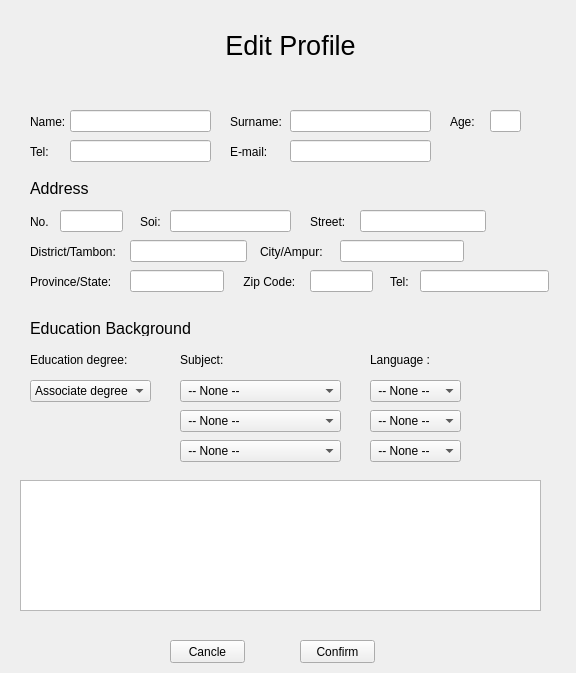
<?xml version="1.0" encoding="UTF-8"?>
<ui version="4.0">
 <class>Form</class>
 <widget class="QWidget" name="Form">
  <property name="geometry">
   <rect>
    <x>0</x>
    <y>0</y>
    <width>576</width>
    <height>673</height>
   </rect>
  </property>
  <property name="windowTitle">
   <string>Form</string>
  </property>
  <property name="styleSheet">
   <string notr="true">QWidget{
	background-image: url(:/bg/grey.png);
	color: white
}

QComboBox{	
	background-color: rgb(65, 65, 65);
}url(:/bg/grey.png)</string>
  </property>
  <widget class="QLabel" name="label">
   <property name="geometry">
    <rect>
     <x>180</x>
     <y>10</y>
     <width>221</width>
     <height>71</height>
    </rect>
   </property>
   <property name="font">
    <font>
     <pointsize>20</pointsize>
    </font>
   </property>
   <property name="text">
    <string>Edit Profile</string>
   </property>
   <property name="alignment">
    <set>Qt::AlignCenter</set>
   </property>
  </widget>
  <widget class="QLabel" name="label_9">
   <property name="geometry">
    <rect>
     <x>30</x>
     <y>180</y>
     <width>101</width>
     <height>16</height>
    </rect>
   </property>
   <property name="font">
    <font>
     <pointsize>12</pointsize>
    </font>
   </property>
   <property name="text">
    <string>Address</string>
   </property>
  </widget>
  <widget class="QLabel" name="label_17">
   <property name="geometry">
    <rect>
     <x>30</x>
     <y>320</y>
     <width>161</width>
     <height>16</height>
    </rect>
   </property>
   <property name="font">
    <font>
     <pointsize>12</pointsize>
    </font>
   </property>
   <property name="text">
    <string>Education Background</string>
   </property>
  </widget>
  <widget class="QLabel" name="label_18">
   <property name="geometry">
    <rect>
     <x>30</x>
     <y>350</y>
     <width>101</width>
     <height>20</height>
    </rect>
   </property>
   <property name="text">
    <string>Education degree:</string>
   </property>
  </widget>
  <widget class="QComboBox" name="comboBox_degree">
   <property name="geometry">
    <rect>
     <x>30</x>
     <y>380</y>
     <width>121</width>
     <height>22</height>
    </rect>
   </property>
   <item>
    <property name="text">
     <string>Associate degree </string>
    </property>
   </item>
   <item>
    <property name="text">
     <string>Bachelor's degree </string>
    </property>
   </item>
   <item>
    <property name="text">
     <string>Master's degree</string>
    </property>
   </item>
   <item>
    <property name="text">
     <string>Doctoral degree</string>
    </property>
   </item>
  </widget>
  <widget class="QLabel" name="label_19">
   <property name="geometry">
    <rect>
     <x>180</x>
     <y>350</y>
     <width>101</width>
     <height>20</height>
    </rect>
   </property>
   <property name="text">
    <string>Subject:</string>
   </property>
  </widget>
  <widget class="QListWidget" name="listWidget_ED_background">
   <property name="geometry">
    <rect>
     <x>20</x>
     <y>480</y>
     <width>521</width>
     <height>131</height>
    </rect>
   </property>
  </widget>
  <widget class="QPushButton" name="pushButton_cancle_profile">
   <property name="geometry">
    <rect>
     <x>170</x>
     <y>640</y>
     <width>75</width>
     <height>23</height>
    </rect>
   </property>
   <property name="text">
    <string>Cancle</string>
   </property>
  </widget>
  <widget class="QPushButton" name="pushButton_confirm_profile">
   <property name="geometry">
    <rect>
     <x>300</x>
     <y>640</y>
     <width>75</width>
     <height>23</height>
    </rect>
   </property>
   <property name="text">
    <string>Confirm</string>
   </property>
  </widget>
  <widget class="QComboBox" name="comboBox_subject">
   <property name="geometry">
    <rect>
     <x>180</x>
     <y>380</y>
     <width>161</width>
     <height>22</height>
    </rect>
   </property>
   <item>
    <property name="text">
     <string> -- None --</string>
    </property>
   </item>
   <item>
    <property name="text">
     <string>Accounting</string>
    </property>
   </item>
   <item>
    <property name="text">
     <string>Computer Science</string>
    </property>
   </item>
   <item>
    <property name="text">
     <string>Engineering</string>
    </property>
   </item>
   <item>
    <property name="text">
     <string>Business Administration</string>
    </property>
   </item>
   <item>
    <property name="text">
     <string>Sociology/Social Work</string>
    </property>
   </item>
   <item>
    <property name="text">
     <string>Mathematics/Statistics</string>
    </property>
   </item>
   <item>
    <property name="text">
     <string>Psychology</string>
    </property>
   </item>
   <item>
    <property name="text">
     <string>History/Political Science</string>
    </property>
   </item>
   <item>
    <property name="text">
     <string>Healthcare</string>
    </property>
   </item>
   <item>
    <property name="text">
     <string>Education</string>
    </property>
   </item>
   <item>
    <property name="text">
     <string>Environmental Science</string>
    </property>
   </item>
   <item>
    <property name="text">
     <string>Visual &amp; Performing Arts</string>
    </property>
   </item>
  </widget>
  <widget class="QLabel" name="label_5">
   <property name="geometry">
    <rect>
     <x>30</x>
     <y>140</y>
     <width>21</width>
     <height>24</height>
    </rect>
   </property>
   <property name="text">
    <string>Tel:</string>
   </property>
  </widget>
  <widget class="QLineEdit" name="lineEdit_userTel">
   <property name="geometry">
    <rect>
     <x>70</x>
     <y>140</y>
     <width>141</width>
     <height>22</height>
    </rect>
   </property>
  </widget>
  <widget class="QLabel" name="label_2">
   <property name="geometry">
    <rect>
     <x>30</x>
     <y>110</y>
     <width>38</width>
     <height>24</height>
    </rect>
   </property>
   <property name="text">
    <string>Name:</string>
   </property>
  </widget>
  <widget class="QLineEdit" name="lineEdit_name">
   <property name="geometry">
    <rect>
     <x>70</x>
     <y>110</y>
     <width>141</width>
     <height>22</height>
    </rect>
   </property>
  </widget>
  <widget class="QLabel" name="label_6">
   <property name="geometry">
    <rect>
     <x>230</x>
     <y>140</y>
     <width>41</width>
     <height>24</height>
    </rect>
   </property>
   <property name="text">
    <string>E-mail:</string>
   </property>
  </widget>
  <widget class="QLabel" name="label_3">
   <property name="geometry">
    <rect>
     <x>230</x>
     <y>110</y>
     <width>57</width>
     <height>24</height>
    </rect>
   </property>
   <property name="text">
    <string>Surname:</string>
   </property>
  </widget>
  <widget class="QLabel" name="label_4">
   <property name="geometry">
    <rect>
     <x>450</x>
     <y>110</y>
     <width>27</width>
     <height>24</height>
    </rect>
   </property>
   <property name="text">
    <string>Age:</string>
   </property>
  </widget>
  <widget class="QLineEdit" name="lineEdit_name_2">
   <property name="geometry">
    <rect>
     <x>290</x>
     <y>110</y>
     <width>141</width>
     <height>22</height>
    </rect>
   </property>
  </widget>
  <widget class="QLineEdit" name="lineEdit_name_3">
   <property name="geometry">
    <rect>
     <x>290</x>
     <y>140</y>
     <width>141</width>
     <height>22</height>
    </rect>
   </property>
  </widget>
  <widget class="QLineEdit" name="lineEdit_name_4">
   <property name="geometry">
    <rect>
     <x>490</x>
     <y>110</y>
     <width>31</width>
     <height>22</height>
    </rect>
   </property>
  </widget>
  <widget class="QLineEdit" name="lineEdit_houseNo">
   <property name="geometry">
    <rect>
     <x>60</x>
     <y>210</y>
     <width>63</width>
     <height>22</height>
    </rect>
   </property>
  </widget>
  <widget class="QLabel" name="label_8">
   <property name="geometry">
    <rect>
     <x>30</x>
     <y>210</y>
     <width>31</width>
     <height>24</height>
    </rect>
   </property>
   <property name="text">
    <string>No.</string>
   </property>
  </widget>
  <widget class="QLabel" name="label_10">
   <property name="geometry">
    <rect>
     <x>140</x>
     <y>210</y>
     <width>23</width>
     <height>24</height>
    </rect>
   </property>
   <property name="text">
    <string>Soi:</string>
   </property>
  </widget>
  <widget class="QLineEdit" name="lineEdit_soi">
   <property name="geometry">
    <rect>
     <x>170</x>
     <y>210</y>
     <width>121</width>
     <height>22</height>
    </rect>
   </property>
  </widget>
  <widget class="QLineEdit" name="lineEdit_street">
   <property name="geometry">
    <rect>
     <x>360</x>
     <y>210</y>
     <width>126</width>
     <height>22</height>
    </rect>
   </property>
  </widget>
  <widget class="QLabel" name="label_11">
   <property name="geometry">
    <rect>
     <x>310</x>
     <y>210</y>
     <width>51</width>
     <height>24</height>
    </rect>
   </property>
   <property name="text">
    <string>Street:</string>
   </property>
  </widget>
  <widget class="QLineEdit" name="lineEdit_district">
   <property name="geometry">
    <rect>
     <x>130</x>
     <y>240</y>
     <width>117</width>
     <height>22</height>
    </rect>
   </property>
  </widget>
  <widget class="QLabel" name="label_12">
   <property name="geometry">
    <rect>
     <x>30</x>
     <y>240</y>
     <width>101</width>
     <height>24</height>
    </rect>
   </property>
   <property name="text">
    <string>District/Tambon:</string>
   </property>
  </widget>
  <widget class="QLineEdit" name="lineEdit_city">
   <property name="geometry">
    <rect>
     <x>340</x>
     <y>240</y>
     <width>124</width>
     <height>22</height>
    </rect>
   </property>
   <property name="text">
    <string/>
   </property>
  </widget>
  <widget class="QLabel" name="label_13">
   <property name="geometry">
    <rect>
     <x>260</x>
     <y>240</y>
     <width>71</width>
     <height>24</height>
    </rect>
   </property>
   <property name="text">
    <string>City/Ampur:</string>
   </property>
  </widget>
  <widget class="QLineEdit" name="lineEdit_state">
   <property name="geometry">
    <rect>
     <x>130</x>
     <y>270</y>
     <width>94</width>
     <height>22</height>
    </rect>
   </property>
   <property name="text">
    <string/>
   </property>
  </widget>
  <widget class="QLabel" name="label_14">
   <property name="geometry">
    <rect>
     <x>30</x>
     <y>270</y>
     <width>91</width>
     <height>24</height>
    </rect>
   </property>
   <property name="text">
    <string>Province/State:</string>
   </property>
  </widget>
  <widget class="QLineEdit" name="lineEdit_zip">
   <property name="geometry">
    <rect>
     <x>310</x>
     <y>270</y>
     <width>63</width>
     <height>22</height>
    </rect>
   </property>
  </widget>
  <widget class="QLabel" name="label_15">
   <property name="geometry">
    <rect>
     <x>240</x>
     <y>270</y>
     <width>61</width>
     <height>24</height>
    </rect>
   </property>
   <property name="text">
    <string> Zip Code:</string>
   </property>
  </widget>
  <widget class="QLineEdit" name="lineEdit_homeTel">
   <property name="geometry">
    <rect>
     <x>420</x>
     <y>270</y>
     <width>129</width>
     <height>22</height>
    </rect>
   </property>
   <property name="text">
    <string/>
   </property>
  </widget>
  <widget class="QLabel" name="label_16">
   <property name="geometry">
    <rect>
     <x>390</x>
     <y>270</y>
     <width>31</width>
     <height>24</height>
    </rect>
   </property>
   <property name="text">
    <string>Tel:</string>
   </property>
  </widget>
  <widget class="QComboBox" name="comboBox_subject_2">
   <property name="geometry">
    <rect>
     <x>180</x>
     <y>410</y>
     <width>161</width>
     <height>22</height>
    </rect>
   </property>
   <item>
    <property name="text">
     <string> -- None --</string>
    </property>
   </item>
   <item>
    <property name="text">
     <string>Accounting</string>
    </property>
   </item>
   <item>
    <property name="text">
     <string>Computer Science</string>
    </property>
   </item>
   <item>
    <property name="text">
     <string>Engineering</string>
    </property>
   </item>
   <item>
    <property name="text">
     <string>Business Administration</string>
    </property>
   </item>
   <item>
    <property name="text">
     <string>Sociology/Social Work</string>
    </property>
   </item>
   <item>
    <property name="text">
     <string>Mathematics/Statistics</string>
    </property>
   </item>
   <item>
    <property name="text">
     <string>Psychology</string>
    </property>
   </item>
   <item>
    <property name="text">
     <string>History/Political Science</string>
    </property>
   </item>
   <item>
    <property name="text">
     <string>Healthcare</string>
    </property>
   </item>
   <item>
    <property name="text">
     <string>Education</string>
    </property>
   </item>
   <item>
    <property name="text">
     <string>Environmental Science</string>
    </property>
   </item>
   <item>
    <property name="text">
     <string>Visual &amp; Performing Arts</string>
    </property>
   </item>
  </widget>
  <widget class="QComboBox" name="register_language">
   <property name="geometry">
    <rect>
     <x>370</x>
     <y>380</y>
     <width>91</width>
     <height>22</height>
    </rect>
   </property>
   <item>
    <property name="text">
     <string> -- None -- </string>
    </property>
   </item>
   <item>
    <property name="text">
     <string>English</string>
    </property>
   </item>
   <item>
    <property name="text">
     <string>Thai</string>
    </property>
   </item>
   <item>
    <property name="text">
     <string>Chinese</string>
    </property>
   </item>
   <item>
    <property name="text">
     <string>Spanish</string>
    </property>
   </item>
   <item>
    <property name="text">
     <string>Japanese</string>
    </property>
   </item>
   <item>
    <property name="text">
     <string>Korea</string>
    </property>
   </item>
  </widget>
  <widget class="QLabel" name="label_20">
   <property name="geometry">
    <rect>
     <x>370</x>
     <y>350</y>
     <width>101</width>
     <height>20</height>
    </rect>
   </property>
   <property name="text">
    <string>Language :</string>
   </property>
  </widget>
  <widget class="QComboBox" name="register_language_2">
   <property name="geometry">
    <rect>
     <x>370</x>
     <y>410</y>
     <width>91</width>
     <height>22</height>
    </rect>
   </property>
   <item>
    <property name="text">
     <string> -- None -- </string>
    </property>
   </item>
   <item>
    <property name="text">
     <string>English</string>
    </property>
   </item>
   <item>
    <property name="text">
     <string>Thai</string>
    </property>
   </item>
   <item>
    <property name="text">
     <string>Chinese</string>
    </property>
   </item>
   <item>
    <property name="text">
     <string>Spanish</string>
    </property>
   </item>
   <item>
    <property name="text">
     <string>Japanese</string>
    </property>
   </item>
   <item>
    <property name="text">
     <string>Korea</string>
    </property>
   </item>
  </widget>
  <widget class="QComboBox" name="comboBox_subject_3">
   <property name="geometry">
    <rect>
     <x>180</x>
     <y>440</y>
     <width>161</width>
     <height>22</height>
    </rect>
   </property>
   <item>
    <property name="text">
     <string> -- None --</string>
    </property>
   </item>
   <item>
    <property name="text">
     <string>Accounting</string>
    </property>
   </item>
   <item>
    <property name="text">
     <string>Computer Science</string>
    </property>
   </item>
   <item>
    <property name="text">
     <string>Engineering</string>
    </property>
   </item>
   <item>
    <property name="text">
     <string>Business Administration</string>
    </property>
   </item>
   <item>
    <property name="text">
     <string>Sociology/Social Work</string>
    </property>
   </item>
   <item>
    <property name="text">
     <string>Mathematics/Statistics</string>
    </property>
   </item>
   <item>
    <property name="text">
     <string>Psychology</string>
    </property>
   </item>
   <item>
    <property name="text">
     <string>History/Political Science</string>
    </property>
   </item>
   <item>
    <property name="text">
     <string>Healthcare</string>
    </property>
   </item>
   <item>
    <property name="text">
     <string>Education</string>
    </property>
   </item>
   <item>
    <property name="text">
     <string>Environmental Science</string>
    </property>
   </item>
   <item>
    <property name="text">
     <string>Visual &amp; Performing Arts</string>
    </property>
   </item>
  </widget>
  <widget class="QComboBox" name="register_language_3">
   <property name="geometry">
    <rect>
     <x>370</x>
     <y>440</y>
     <width>91</width>
     <height>22</height>
    </rect>
   </property>
   <item>
    <property name="text">
     <string> -- None -- </string>
    </property>
   </item>
   <item>
    <property name="text">
     <string>English</string>
    </property>
   </item>
   <item>
    <property name="text">
     <string>Thai</string>
    </property>
   </item>
   <item>
    <property name="text">
     <string>Chinese</string>
    </property>
   </item>
   <item>
    <property name="text">
     <string>Spanish</string>
    </property>
   </item>
   <item>
    <property name="text">
     <string>Japanese</string>
    </property>
   </item>
   <item>
    <property name="text">
     <string>Korea</string>
    </property>
   </item>
  </widget>
 </widget>
 <resources>
  <include location="resource_pic/source.qrc"/>
 </resources>
 <connections/>
</ui>
